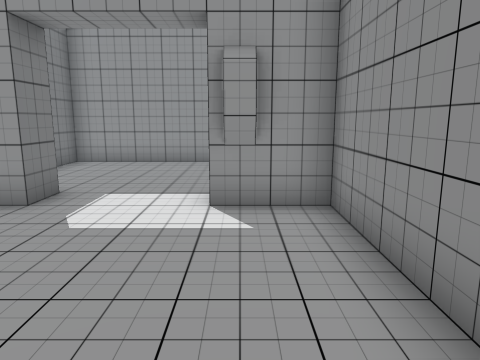
[1] (above)

12 first-person views from a walk through a 3-D level made in the Unity game engine. The camera is 1.4 m above the floor, tilts 10° down and sees 70° across. The floor is counted in squares, 1 m on a side. Each view is taken from the middle of a square. On the plan, view 1 faces up. The plan holds only what a view shows up to about 15 squares ahead; the rest is blank. The player is left out. Door leaves are left out, so doorways stand open.

[2]
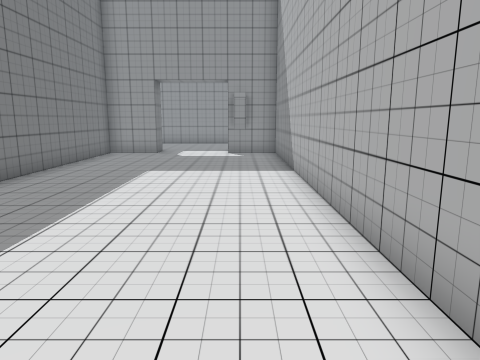

[3]
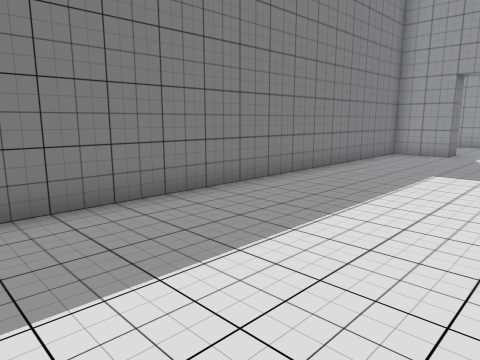

[4]
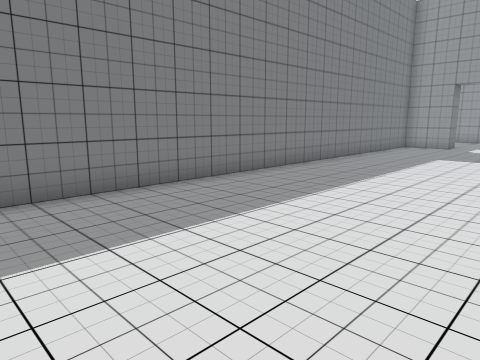

[5]
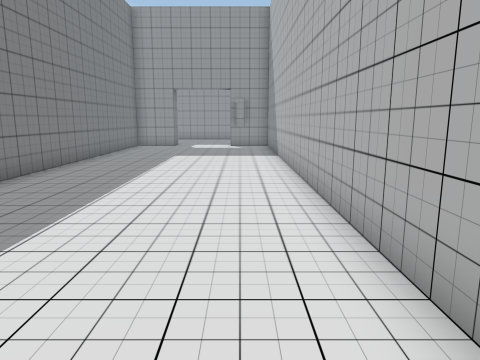

[6]
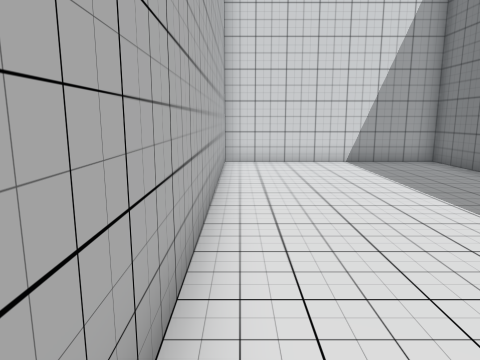

[7]
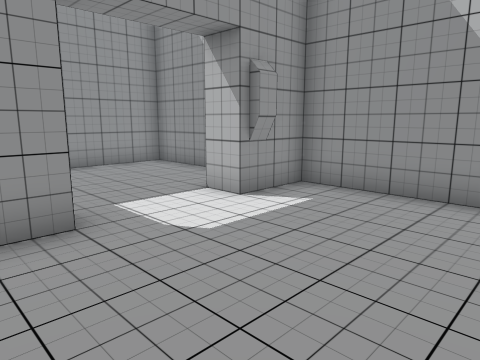

[8]
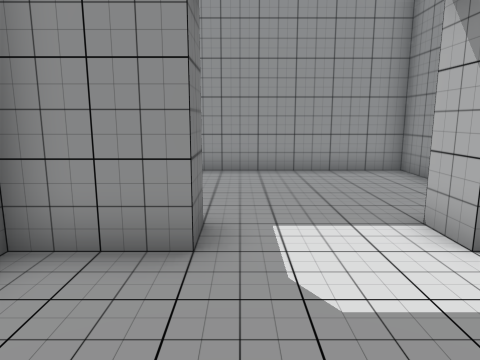

[9]
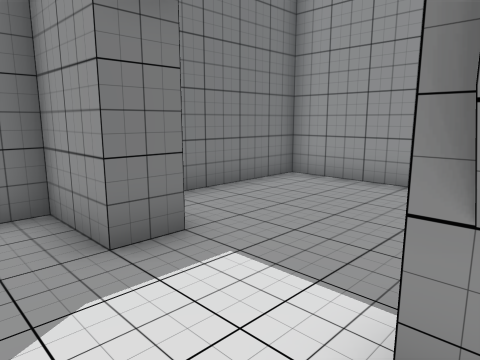

[10]
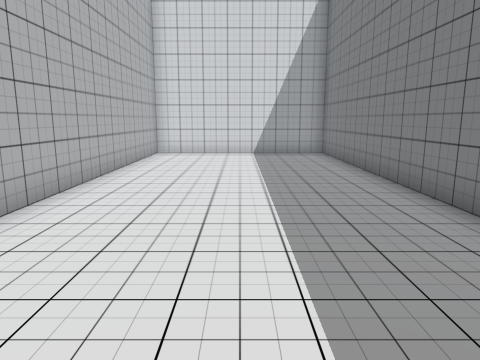

[11]
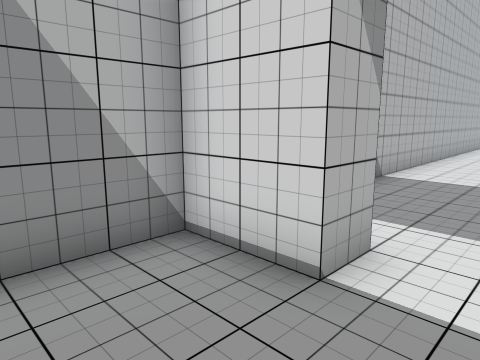

[12]
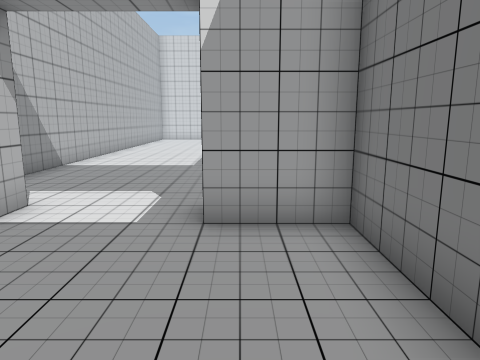

### Floor plan
Points are (right, up) in squares from view 1. A wall is a line through its corners. A room is listed if a view was taken in it or the views show most of it. See-through windows are left out.
Room 1 (views 1, 2, 3, 4, 5, 6, 7, 8, 9, 10)
walls: (0.4, 5.3) (-0.5, 5.3) (-0.5, 6.5); (-3.5, 5.5) (-5.5, 5.5) (-5.5, -13.5) (1.5, -13.5) (1.5, 5.5) (-0.5, 5.5)
ways out: open door at (-2, 6) to room 2
Room 2 (views 11, 12)
walls: (-0.5, 6.5) (1.5, 6.5) (1.5, 11.5) (-5.5, 11.5) (-5.5, 6.5) (-3.5, 6.5)
ways out: open door at (-2, 6) to room 1

Positions as (right, up) in squares from view 1, and headings:
1: (0, 0), facing up
2: (0, -9), facing up
3: (0, -9), facing up-left
4: (1, -13), facing up-left
5: (0, -13), facing up
6: (1, -2), facing down
7: (-5, 1), facing up-right
8: (-3, 2), facing up
9: (0, 4), facing up-left
10: (-2, 1), facing down
11: (-2, 9), facing down-right
12: (-4, 11), facing down
